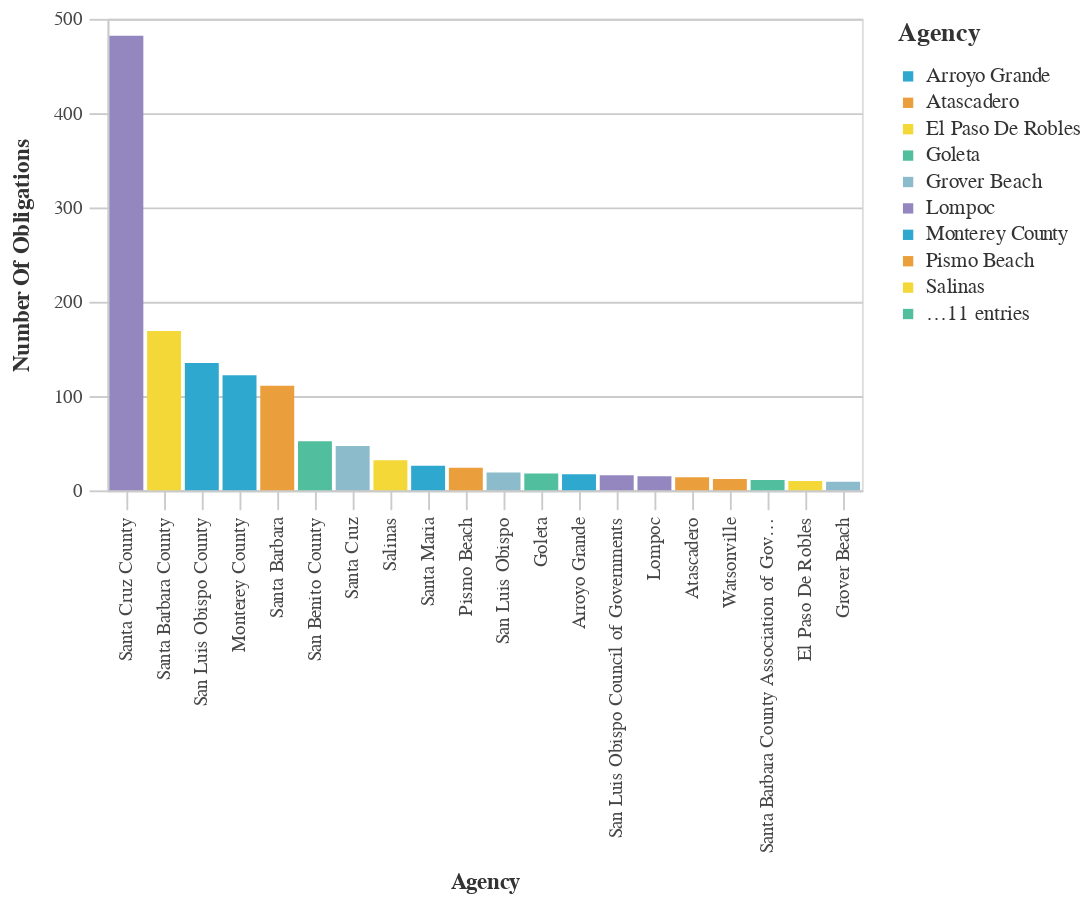

Notebook source saved alongside this figure:
### Code cell
#Bar chart Agencies With The Most Obligations
chart_df = (df_top>>filter(_.variable=='primary_agency_name')).rename(columns={"value":"Agency",
                                 "count":"Number of Obligations"})
chart2 = (_dla_utils_reports.basic_bar_chart_no_save(chart_df, 'Agency', 'Number of Obligations', 'Agency', district))
    
display(HTML("<h4><strong>Agencies With The Most Obligations</strong></h4>"))
display(chart2)

### Figure 1 — Vega-Lite specification as saved in the notebook (floating-point values rounded to 4 significant figures)
{"config": {"view": {"continuousWidth": 400, "continuousHeight": 300}, "axis": {"domainColor": "#cbcbcb", "grid": true, "gridColor": "#cbcbcb", "gridWidth": 1, "labelColor": "#474747", "labelFont": "Nunito Sans", "labelFontSize": 10, "labelPadding": 4, "tickColor": "#cbcbcb", "tickSize": 10, "titleColor": "#333", "titleFont": "Raleway", "titleFontSize": 12, "titlePadding": 10}, "axisBand": {"grid": false}, "background": "white", "font": "Raleway", "header": {"labelFont": "Nunito Sans", "titleFont": "Raleway"}, "legend": {"labelColor": "#333", "labelFont": "Nunito Sans", "labelFontSize": 11, "labelLimit": 0, "padding": 1, "symbolSize": 30, "symbolType": "square", "titleColor": "#333", "titleFont": "Raleway", "titleFontSize": 14, "titlePadding": 10}, "title": {"anchor": "middle", "font": "Raleway", "fontSize": 18, "fontWeight": 300, "offset": 20}}, "data": {"name": "data-6aa0d92be6627702ad4eeff64c97fbd9"}, "mark": "bar", "encoding": {"color": {"field": "Agency", "legend": {"symbolLimit": 10, "title": "Agency"}, "scale": {"range": ["#2EA8CE", "#EB9F3C", "#F4D837", "#51BF9D", "#8CBCCB", "#9487C0"]}, "type": "nominal"}, "tooltip": [{"field": "Agency", "type": "nominal"}, {"field": "Number of Obligations", "type": "quantitative"}], "x": {"field": "Agency", "sort": "-y", "title": "Agency", "type": "nominal"}, "y": {"field": "Number of Obligations", "title": "Number Of Obligations", "type": "quantitative"}}, "height": 250, "width": 400, "$schema": "https://vega.github.io/schema/vega-lite/v4.17.0.json", "datasets": {"data-6aa0d92be6627702ad4eeff64c97fbd9": [{"Agency": "Santa Cruz County", "Number of Obligations": 482, "variable": "primary_agency_name"}, {"Agency": "Santa Barbara County", "Number of Obligations": 169, "variable": "primary_agency_name"}, {"Agency": "San Luis Obispo County", "Number of Obligations": 135, "variable": "primary_agency_name"}, {"Agency": "Monterey County", "Number of Obligations": 122, "variable": "primary_agency_name"}, {"Agency": "Santa Barbara", "Number of Obligations": 111, "variable": "primary_agency_name"}, {"Agency": "San Benito County", "Number of Obligations": 52, "variable": "primary_agency_name"}, {"Agency": "Santa Cruz", "Number of Obligations": 47, "variable": "primary_agency_name"}, {"Agency": "Salinas", "Number of Obligations": 32, "variable": "primary_agency_name"}, {"Agency": "Santa Maria", "Number of Obligations": 26, "variable": "primary_agency_name"}, {"Agency": "Pismo Beach", "Number of Obligations": 24, "variable": "primary_agency_name"}, {"Agency": "San Luis Obispo", "Number of Obligations": 19, "variable": "primary_agency_name"}, {"Agency": "Goleta", "Number of Obligations": 18, "variable": "primary_agency_name"}, {"Agency": "Arroyo Grande", "Number of Obligations": 17, "variable": "primary_agency_name"}, {"Agency": "San Luis Obispo Council of Governments", "Number of Obligations": 16, "variable": "primary_agency_name"}, {"Agency": "Lompoc", "Number of Obligations": 15, "variable": "primary_agency_name"}, {"Agency": "Atascadero", "Number of Obligations": 14, "variable": "primary_agency_name"}, {"Agency": "Watsonville", "Number of Obligations": 12, "variable": "primary_agency_name"}, {"Agency": "Santa Barbara County Association of Governments", "Number of Obligations": 11, "variable": "primary_agency_name"}, {"Agency": "El Paso De Robles", "Number of Obligations": 10, "variable": "primary_agency_name"}, {"Agency": "Grover Beach", "Number of Obligations": 9, "variable": "primary_agency_name"}]}}
